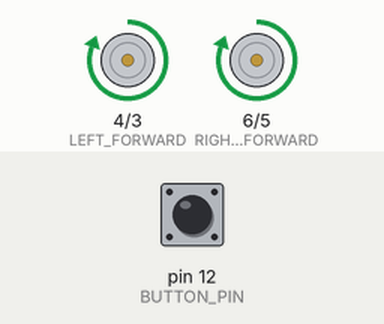
A sketch run on a simulated Arduino Uno, built with avr-gcc and run on an emulated ATmega328P. Parts: motor-driver pin pairs drawn as motors (green arrow = first pin HIGH = forward, orange = second pin HIGH = backward, longer = more drive). The test bench sets the inputs (shaded band); at power-on: pin 12 (BUTTON_PIN) HIGH.

Above: at 1.2 s.
1.3 s: pin 12 (BUTTON_PIN) pulled LOW for 0.15 s
At 1.8 s:
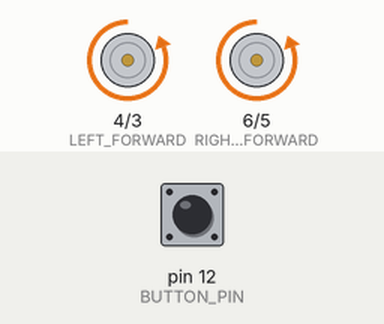
2.9 s: pin 12 (BUTTON_PIN) pulled LOW for 1 s
At 4.3 s:
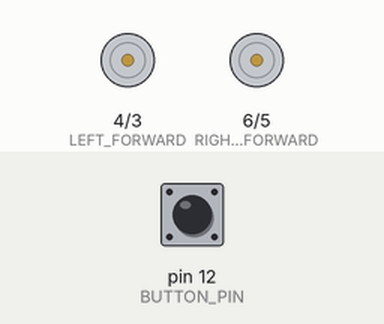
5.4 s: pin 12 (BUTTON_PIN) pulled LOW for 3.2 s
At 9.1 s:
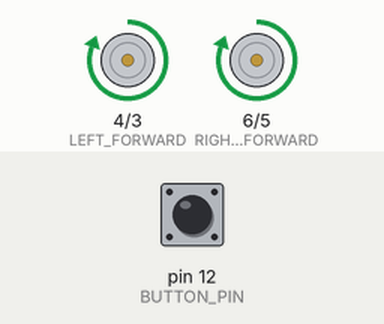
Timing chart, 0 to 10.6 s (numbered marks = the images above; inputs shaded):
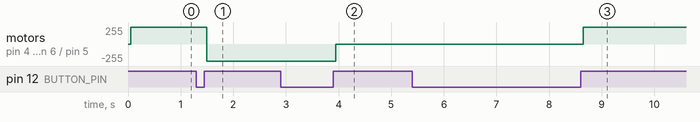

The sketch:

engine_test.ino
```cpp
#define BUTTON_PIN 12
#define LEFT_BACKWARD 3
#define LEFT_FORWARD 4
#define RIGHT_BACKWARD 5
#define RIGHT_FORWARD 6

int buttonState = 0;
int lastButtonState = 0;
int motorState = 0;
unsigned long lastDebounceTime = 0;
unsigned long debounceDelay = 50;  // Хз яка саме затримка буде найкращою

void setup() {
    pinMode(BUTTON_PIN, INPUT_PULLUP);
    pinMode(LEFT_FORWARD, OUTPUT);
    pinMode(LEFT_BACKWARD, OUTPUT);
    pinMode(RIGHT_FORWARD, OUTPUT);
    pinMode(RIGHT_BACKWARD, OUTPUT);
    Serial.begin(9600);
}

void loop() {
    int reading = digitalRead(BUTTON_PIN);

    if (reading != lastButtonState) {
        lastDebounceTime = millis();
    }

    if ((millis() - lastDebounceTime) > debounceDelay) {
        if (reading != buttonState) {
            buttonState = reading;

            if (buttonState == HIGH) {
                motorState = (motorState + 1) % 3;
                updateMotors();
            }
        }
    }

    lastButtonState = reading;
}

void updateMotors() {
    digitalWrite(LEFT_FORWARD, LOW);
    digitalWrite(LEFT_BACKWARD, LOW);
    digitalWrite(RIGHT_FORWARD, LOW);
    digitalWrite(RIGHT_BACKWARD, LOW);

    // Як на мене, то це краще реалізувати через свічкейс, але можу написати і варіант через іф стейтменти
    switch (motorState) {
    case 1:  // Обидва движка вперед
        digitalWrite(LEFT_FORWARD, HIGH);
        digitalWrite(RIGHT_FORWARD, HIGH);
        break;

    case 2:  // Обидва движка назад
        digitalWrite(LEFT_BACKWARD, HIGH);
        digitalWrite(RIGHT_BACKWARD, HIGH);
        break;

        // case 0: ініціалізується вже в функції, зупинка всіх моторів
    default:
        break;
    }
}
```

Measured:
- after the input at 1.3 s, motor on pin 4 (LEFT_FORWARD) / pin 3 (LEFT_BACKWARD), motor on pin 6 (RIGHT_FORWARD) / pin 5 (RIGHT_BACKWARD): forward 255/255 → backward 255/255 after 0.20 s
- after the input at 2.9 s, motor on pin 4 (LEFT_FORWARD) / pin 3 (LEFT_BACKWARD), motor on pin 6 (RIGHT_FORWARD) / pin 5 (RIGHT_BACKWARD): backward 255/255 → stopped after 1.1 s
- after the input at 5.4 s, motor on pin 4 (LEFT_FORWARD) / pin 3 (LEFT_BACKWARD), motor on pin 6 (RIGHT_FORWARD) / pin 5 (RIGHT_BACKWARD): stopped → forward 255/255 after 3.3 s
